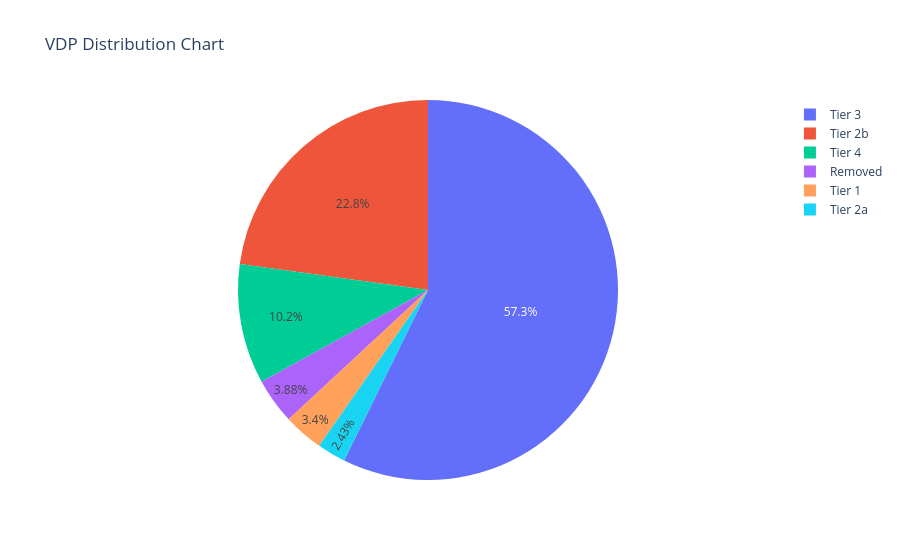

Here is the notebook cell this chart was saved with:
### Code cell
import plotly.express as px

query = """SELECT current_tier, COUNT(id) as total_delegators
FROM 'vdp'
WHERE current_tier IS NOT NULL
GROUP BY current_tier
ORDER BY count(id) desc"""
df = pd.read_sql(query, engine)
label = df["current_tier"]
size = df["total_delegators"]
fig = px.pie(df, values=size, names=label, title="VDP Distribution Chart", hole=0.0)
fig.show()

### Figure 1 — Plotly figure (JSON) as saved in the notebook; plotly's stock layout.template omitted (floating-point values rounded to 4 significant figures)
{"data": [{"domain": {"x": [0, 1], "y": [0, 1]}, "hole": 0, "hovertemplate": "current_tier=%{label}<br>total_delegators=%{value}<extra></extra>", "labels": ["Tier 3", "Tier 2b", "Tier 4", "Removed", "Tier 1", "Tier 2a"], "legendgroup": "", "name": "", "showlegend": true, "type": "pie", "values": [118, 47, 21, 8, 7, 5]}], "layout": {"legend": {"tracegroupgap": 0}, "title": {"text": "VDP Distribution Chart"}}}
